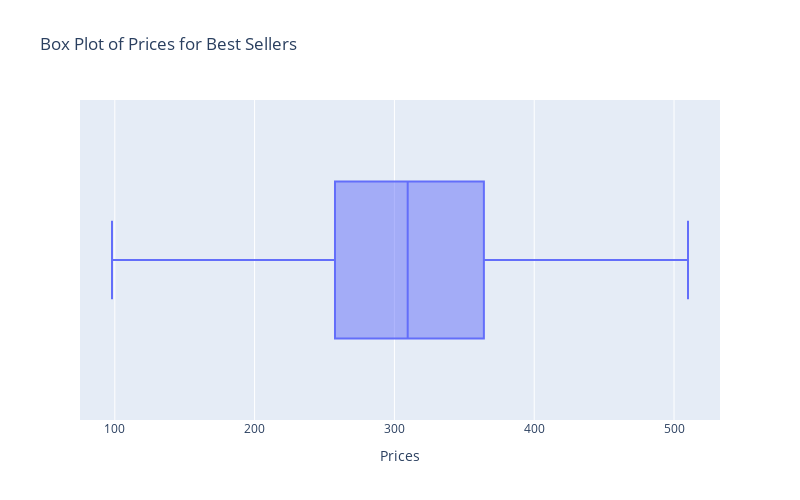

This figure's notebook cell:
### Code cell
# plot boxplot of prices of best-selling items

fig = px.box(df_chennai_chinese[df_chennai_chinese['best_seller'] == 1], x='prices', title='Box Plot of Prices for Best Sellers')
fig.update_layout(xaxis_title='Prices')

# set the plot size
fig.update_layout(width=800, height=500)

# show the plot
fig.show()

### Figure 1 — Plotly figure (JSON) as saved in the notebook; plotly's stock layout.template omitted (floating-point values rounded to 4 significant figures)
{"data": [{"alignmentgroup": "True", "hovertemplate": "prices=%{x}<extra></extra>", "legendgroup": "", "marker": {"color": "#636efa"}, "name": "", "notched": false, "offsetgroup": "", "orientation": "h", "showlegend": false, "type": "box", "x": [272, 260, 383, 401, 221, 510, 317, 234, 342, 312, 305, 365, 299, 370, 355, 255, 275, 235, 190, 325, 275, 225, 325, 350, 325, 300, 98, 300, 360, 330, 325, 321, 307, 266, 252, 419, 252, 321, 195, 363, 280, 335, 260, 210, 221, 234, 247, 286, 182, 286, 195, 286, 200, 234, 373, 373, 431, 374, 374, 402, 402, 374, 373, 373, 362, 345, 345, 345, 260, 210, 395, 260, 330, 395, 280, 270, 395, 395, 250, 260], "x0": " ", "xaxis": "x", "y0": " ", "yaxis": "y"}], "layout": {"boxmode": "group", "height": 500, "legend": {"tracegroupgap": 0}, "title": {"text": "Box Plot of Prices for Best Sellers"}, "width": 800, "xaxis": {"anchor": "y", "autorange": true, "domain": [0, 1], "range": [75.11, 532.9], "title": {"text": "Prices"}, "type": "linear"}, "yaxis": {"anchor": "x", "autorange": true, "domain": [0, 1], "range": [-0.5, 0.5], "type": "category"}}}
